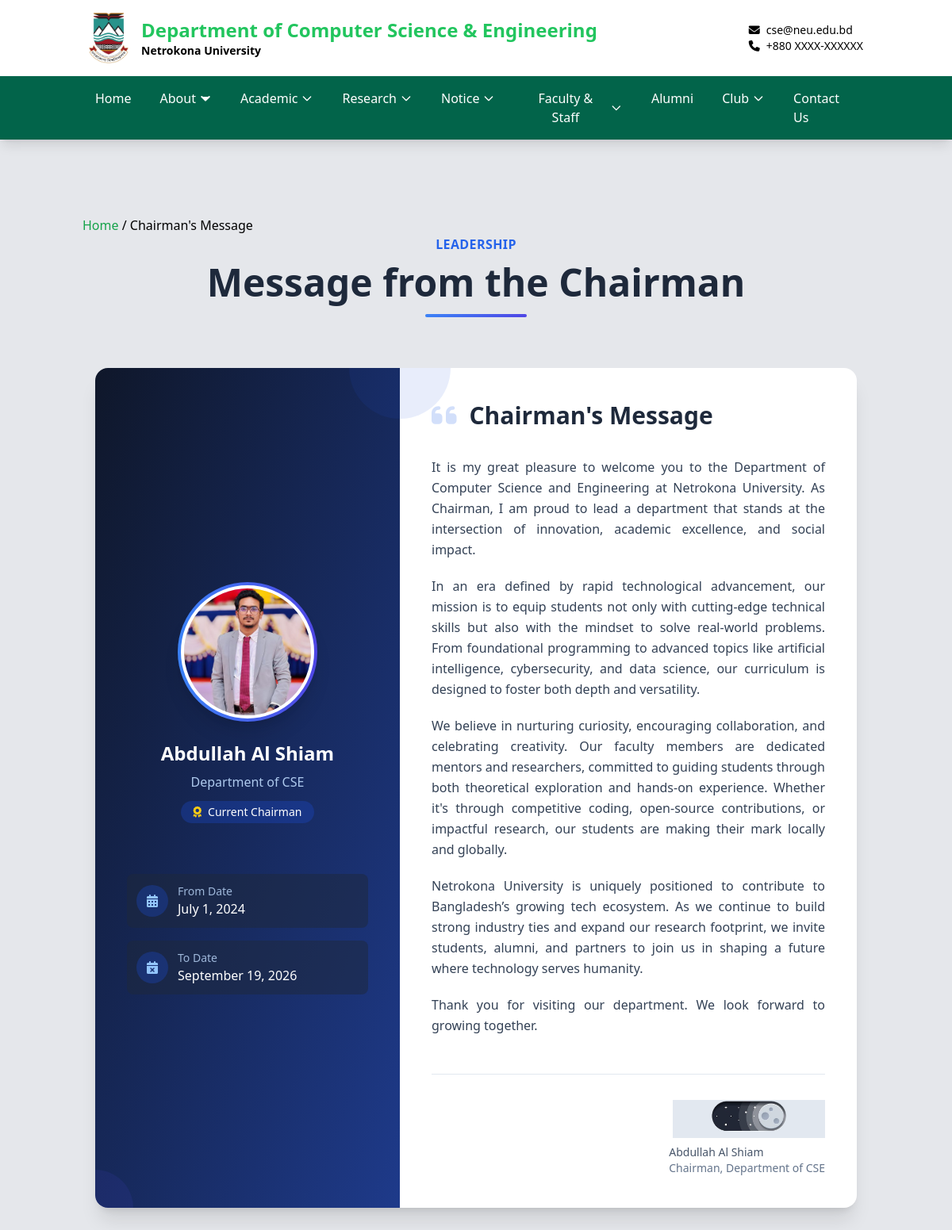
/message-from-chairman/, run on the app's committed database.
### cse_app/models.py (models this page shows, shortened)
class Chairman(models.Model):
    faculty = models.OneToOneField(FacultyMember, on_delete=models.CASCADE)
    message = RichTextField()
    signature = models.ImageField(upload_to='signatures/', blank=True, null=True)
    from_date = models.DateField()
    to_date = models.DateField(null=True, blank=True)
    is_current = models.BooleanField(default=False)
    from_date = models.DateField()
    to_date = models.DateField(blank=True, null=True)
    is_current = models.BooleanField(default=True)

class FacultyMember(models.Model):
    DESIGNATION_CHOICES = (
        ('professor', 'Professor'),
        ('associate_professor', 'Associate Professor'),
        ('assistant_professor', 'Assistant Professor'),
        ('lecturer', 'Lecturer'),
        ('chairman', 'Chairman'),
    )
    STATUS_CHOICES = (
        ('active', 'Active'),
        ('on_leave', 'On Leave'),
        ('ex_chairman', 'Ex-Chairman'),
        ('past_faculty', 'Past Faculty'),
    )
    user = models.OneToOneField(User, on_delete=models.CASCADE, null=True, blank=True)
    name = models.CharField(max_length=100)
    designation = models.CharField(max_length=30, choices=DESIGNATION_CHOICES)
    status = models.CharField(max_length=20, choices=STATUS_CHOICES, default='active')
    email = models.EmailField()
    phone = models.CharField(max_length=15, blank=True)
    room_no = models.CharField(max_length=10, blank=True)
    image = models.ImageField(upload_to='faculty/', blank=True)
    bio = models.TextField(blank=True)
    education = RichTextField(blank=True)
    research_interest = models.TextField(blank=True)
    joined_date = models.DateField(blank=True, null=True)
    end_date = models.DateField(blank=True, null=True)
    is_chairman = models.BooleanField(default=False)

### cse_app/views.py (the view)
# urls.py: path('message-from-chairman/', views.message_from_chairman, name='message_from_chairman'),
def message_from_chairman(request):
    current_chairman = Chairman.objects.filter(is_current=True).first()
    page_view, created = ViewCount.objects.get_or_create(page_name='chairman_message')
    page_view.increment()
    return render(request, 'cse/about/message_from_chairman.html', {
        'current_chairman': current_chairman
    })

### cse_app/context_processors.py (called while the page is built)
def scrolling_notice(request):
    notice = ScrollingNotice.objects.filter(is_active=True).first()
    return {'scrolling_notice': notice.text if notice else ''}

### cse_app/models.py (called while the page is built)
    def increment(self):
        self.count += 1
        self.save()

### templates/cse/about/message_from_chairman.html (shortened to what this page needs)
{% extends 'base.html' %}
{% block content %}
<section class="min-h-screen py-16  from-slate-50 to-blue-50/30">
    <h1><a href="{% url 'home' %}" class="text-green-600 hover:underline">Home</a> / Chairman's Message</h1>
    <div class="container mx-auto px-4 max-w-6xl">
        <div class="text-center mb-16">
            <span class="text-blue-600 font-semibold tracking-wide uppercase mb-3 block">Leadership</span>
            <h2 class="text-4xl md:text-5xl font-bold text-slate-800 mb-4">Message from the Chairman</h2>
            <div class="w-32 h-1 bg-gradient-to-r from-blue-500 to-indigo-600 mx-auto rounded-full"></div>
        </div>
        <div class="bg-white rounded-2xl shadow-xl overflow-hidden transform transition-all duration-500 hover:shadow-2xl">
            <div class="lg:flex">
                <div class="lg:w-2/5 p-10 bg-gradient-to-br from-slate-900 to-blue-900 text-white flex flex-col justify-center relative">
                    <div class="absolute top-0 right-0 w-32 h-32 bg-blue-700/10 rounded-full -translate-y-16 translate-x-16"></div>
                    <div class="absolute bottom-0 left-0 w-24 h-24 bg-indigo-600/10 rounded-full translate-y-12 -translate-x-12"></div>
                    <div class="text-center mb-8 relative z-10">
                        <div class="w-44 h-44 mx-auto rounded-full bg-gradient-to-r from-blue-500 to-indigo-600 p-1 mb-6 shadow-xl">
                            <div class="w-full h-full rounded-full bg-gray-200 overflow-hidden border-4 border-white">
                                {% if current_chairman %}
                                <img src="{{ current_chairman.faculty.image.url }}" alt="{{ current_chairman.faculty.name }}" class="w-full h-full object-cover">
                                {% else %}
                                <div class="w-full h-full bg-gray-300 flex items-center justify-center">
                                    <i class="fas fa-user text-5xl text-gray-500"></i>
                                </div>
                                {% endif %}
                            </div>
                        </div>
                        <h3 class="text-2xl font-bold text-white mb-2">
                            {% if current_chairman %}{{ current_chairman.faculty.name }}{% else %}Chairman{% endif %}
                        </h3>
                        <p class="text-blue-200/90 font-medium">Department of CSE</p>
                        <div class="mt-3 inline-flex items-center bg-blue-700/30 px-4 py-1 rounded-full text-sm">
                            <i class="fas fa-award mr-2 text-yellow-400"></i>
                            <span>Current Chairman</span>
                        </div>
                    </div>
                    <div class="mt-8 space-y-4 relative z-10">
                        <div class="flex items-center p-3 bg-slate-800/50 rounded-lg">
                            <div class="flex-shrink-0 w-10 h-10 bg-blue-700/30 rounded-full flex items-center justify-center mr-3">
                                <i class="fas fa-calendar-alt text-blue-300"></i>
                            </div>
                            <div>
                                <p class="text-sm text-blue-200/80">From Date</p>
                                <p class="font-medium">{% if current_chairman %}{{ current_chairman.from_date|date:"F j, Y" }}{% else %}N/A{% endif %}</p>
                            </div>
                        </div>
                        {% if current_chairman and current_chairman.to_date %}
                        <div class="flex items-center p-3 bg-slate-800/50 rounded-lg">
                            <div class="flex-shrink-0 w-10 h-10 bg-blue-700/30 rounded-full flex items-center justify-center mr-3">
                                <i class="fas fa-calendar-times text-blue-300"></i>
                            </div>
                            <div>
                                <p class="text-sm text-blue-200/80">To Date</p>
                                <p class="font-medium">{{ current_chairman.to_date|date:"F j, Y" }}</p>
                            </div>
                        </div>
                        {% endif %}
                    </div>
                </div>
                <div class="lg:w-3/5 p-10">
                    <div class="flex items-center mb-8">
                        <div class="mr-4 text-blue-600">
                            <i class="fas fa-quote-left text-4xl opacity-20"></i>
                        </div>
                        <h3 class="text-3xl font-semibold text-slate-800">Chairman's Message</h3>
                    </div>
                    <div class="text-slate-700 leading-relaxed text-justify message-content space-y-5">
                        {% if current_chairman %}
                            {% if current_chairman.message %}
                                {{ current_chairman.message|safe }}
                            {% else %}
                                <p class="text-slate-500 italic">No message available from the chairman at this time.</p>
                            {% endif %}
                        {% else %}
                            <p class="text-slate-500 italic">No current chairman information available.</p>
                        {% endif %}
                    </div>
                    {% if current_chairman %}
                    <div class="mt-12 pt-8 border-t border-slate-200">
                        <div class="flex flex-col items-end">
                            <div class="h-12 w-48 bg-slate-200 mb-2 flex items-center justify-center italic text-slate-500">
                                {% if current_chairman.signature %}
                            <div class="h-12 w-48 mb-2">
                                <img src="{{ current_chairman.signature.url }}" alt="Signature of {{ current_chairman.faculty.name }}" class="h-full w-full object-contain">
                            </div>
                            {% endif %}
                            </div>
                            <p class="text-sm text-slate-600">
                                {{ current_chairman.faculty.name }}<br>
                                <span class="text-slate-500">Chairman, Department of CSE</span>
                            </p>
                        </div>
                    </div>
                    {% endif %}
                </div>
            </div>
        </div>
    </div>
</section>
{% endblock %}

### templates/base.html (style rules this page uses)
:root { --custom-green: #02644A; --custom-green-hover: #00916a; }

### data on the page
Chairman: faculty.image (picture), faculty.name "Abdullah Al Shiam", from_date "July 1, 2024", to_date "September 19, 2026", message "It is my great pleasure to welcome you to the Department of Computer Science and Engineering at Netrokona University. As Chairman, I am proud to lead a department that stands at the intersection of innovation, academic excellence, and social impact. In an era defined by rapid technological advancement, our mission is to equip students not only with cutting-edge technical skills but also with the mindset to solve real-world problems. From foundational programming to advanced topics like artificial intelligence, cybersecurity, and data science, our curriculum is designed to foster both depth and versatility. We believe in nurturing curiosity, encouraging collaboration, and celebrating…", signature (picture)
